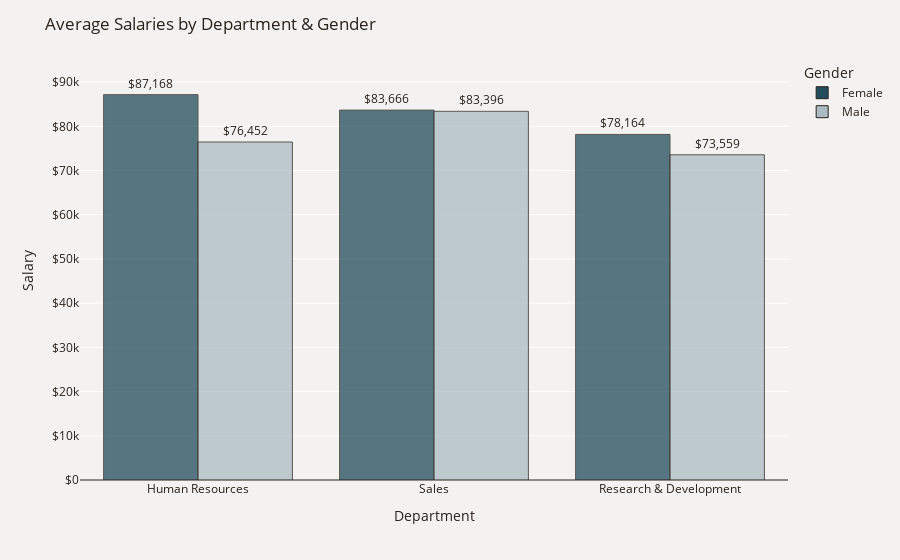

Here is the notebook cell this chart was saved with:
### Code cell
plot_df = df.groupby(['Department', 'Gender'])['MonthlyIncome'].mean()
plot_df = plot_df.mul(12).rename('Salary').reset_index().sort_values('Salary', ascending=False)
fig = px.bar(plot_df, x='Department', y='Salary', color='Gender', text='Salary'  
            ,barmode='group' , opacity=0.75, color_discrete_map={'Female': '#214D5C','Male': '#ACBCC2'})
fig.update_traces(texttemplate='$%{text:,.0f}', textposition='outside',
                  marker_line=dict(width=1, color='#28221D'))
fig.update_yaxes(zeroline=True, zerolinewidth=1, zerolinecolor='#28221D')
fig.update_layout(title_text='Average Salaries by Department & Gender', font_color='#28221D',
                  yaxis=dict(title='Salary',tickprefix='$'), paper_bgcolor='#F4F2F0', plot_bgcolor='#F4F2F0')
fig.update_yaxes(range = [0, 95000])
fig.show()

### Figure 1 — Plotly figure (JSON) as saved in the notebook; plotly's stock layout.template omitted (floating-point values rounded to 4 significant figures)
{"data": [{"alignmentgroup": "True", "hovertemplate": "Gender=Female<br>Department=%{x}<br>Salary=%{text}<extra></extra>", "legendgroup": "Female", "marker": {"color": "#214D5C", "line": {"color": "#28221D", "width": 1}, "opacity": 0.75, "pattern": {"shape": ""}}, "name": "Female", "offsetgroup": "Female", "orientation": "v", "showlegend": true, "text": [87168, 83670.0, 78160.0], "textposition": "outside", "texttemplate": "$%{text:,.0f}", "type": "bar", "x": ["Human Resources", "Sales", "Research & Development"], "xaxis": "x", "y": [87168, 83670.0, 78160.0], "yaxis": "y"}, {"alignmentgroup": "True", "hovertemplate": "Gender=Male<br>Department=%{x}<br>Salary=%{text}<extra></extra>", "legendgroup": "Male", "marker": {"color": "#ACBCC2", "line": {"color": "#28221D", "width": 1}, "opacity": 0.75, "pattern": {"shape": ""}}, "name": "Male", "offsetgroup": "Male", "orientation": "v", "showlegend": true, "text": [83400.0, 76450.0, 73560.0], "textposition": "outside", "texttemplate": "$%{text:,.0f}", "type": "bar", "x": ["Sales", "Human Resources", "Research & Development"], "xaxis": "x", "y": [83400.0, 76450.0, 73560.0], "yaxis": "y"}], "layout": {"autosize": true, "barmode": "group", "font": {"color": "#28221D"}, "legend": {"title": {"text": "Gender"}, "tracegroupgap": 0}, "margin": {"t": 60}, "paper_bgcolor": "#F4F2F0", "plot_bgcolor": "#F4F2F0", "title": {"text": "Average Salaries by Department & Gender"}, "xaxis": {"anchor": "y", "autorange": true, "domain": [0, 1], "range": [-0.5, 2.5], "title": {"text": "Department"}, "type": "category"}, "yaxis": {"anchor": "x", "domain": [0, 1], "range": [0, 95000], "tickprefix": "$", "title": {"text": "Salary"}, "type": "linear", "zeroline": true, "zerolinecolor": "#28221D", "zerolinewidth": 1}}}
